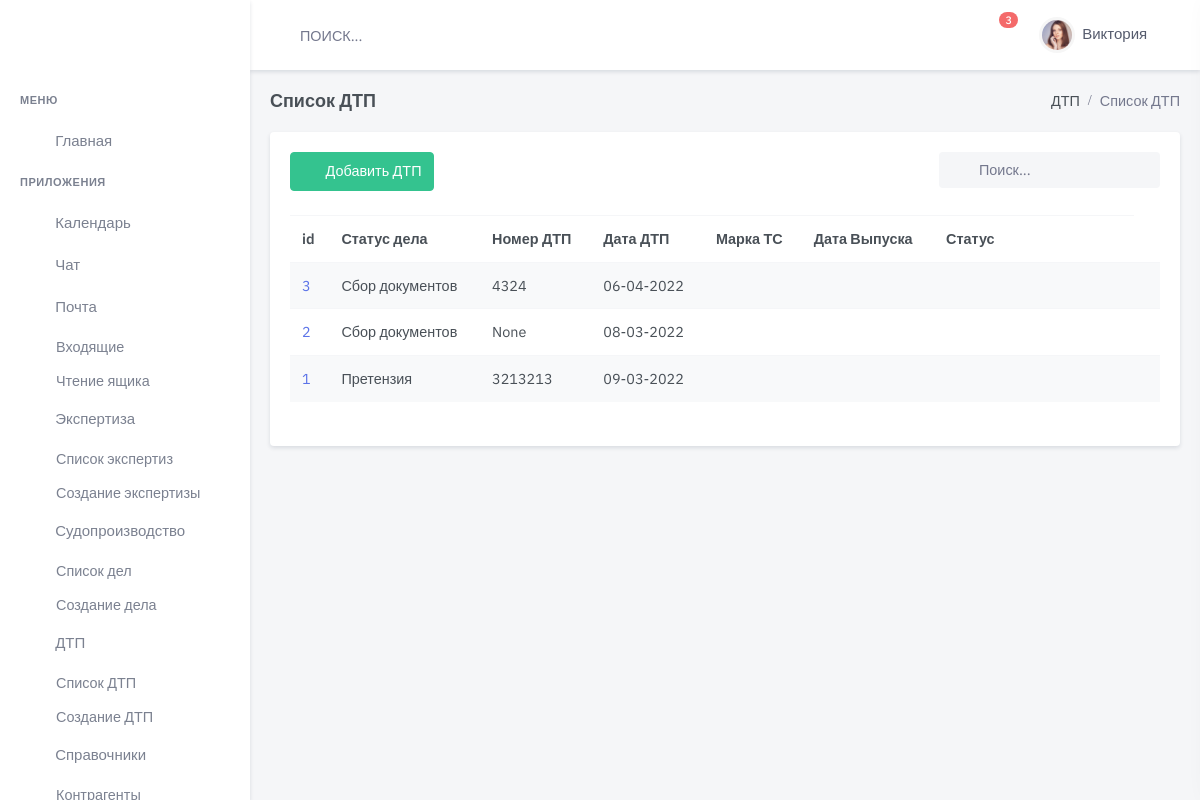
The page /accident/ on the database its author committed.
### accident/models.py (models this page shows, shortened)
class Accident(models.Model):
    status = models.ForeignKey(
        Status,
        on_delete=models.CASCADE,
        related_name='status_acc',
        blank=True,
        null=True, verbose_name='Статус  дела о ДТП')
    data = models.DateField(
        blank=True,
        null=True,
        default=None,
        verbose_name='Дата ДТП ')
    time = models.TimeField(
        blank=True,
        null=True,
        default=None,
        verbose_name='Время ДТП ')
    location_accident = models.CharField(
        max_length=400,
        blank=True,
        default=None,
        verbose_name='Место ДТП')
    number = models.CharField(
        max_length=24,
        blank=True,
        null=True,
        default=None,
        verbose_name='Номер протокола')
    dtp_doc = models.ForeignKey(
        AccidentDoc,
        on_delete=models.CASCADE,
        related_name='dtp_doc',
        blank=True,
        null=True, verbose_name='Документ Основание ')
    file_doc = models.FileField(
        upload_to='upload/protokol_doc/',
        null=True, default=None,
        verbose_name="Файл Основание",
        blank=True, )
    dtp_pos = models.ForeignKey(
        AccidentPos,
        on_delete=models.CASCADE,
        related_name='AccidentPos',
        blank=True,
        null=True,
        verbose_name='Документ Постановление ')
    file_pos = models.FileField(
        upload_to='upload/protokol_pos/',
        null=True,
        default=None,
        blank=True,
        verbose_name="Файл Постановление")
    court_info = models.ForeignKey(
        InfoCourt,
        on_delete=models.CASCADE,
        related_name='court_info',
        blank=True,
        null=True, verbose_name='Инфо о Судопроизводстве')
    data_insurance = models.DateField(
        blank=True,
        null=True,
        default=None,
        verbose_name='Дата обращения в Страховую')
    message = models.CharField(
        max_length=100000,
        blank=True,
        null=True,
        default=None,
        verbose_name='Комментарий')
    slug = models.SlugField(max_length=200, default=uuid.uuid1)
    is_active = models.BooleanField(default=True)
    created = models.DateTimeField(auto_now_add=True, auto_now=False)
    updated = models.DateTimeField(auto_now_add=False, auto_now=True)
    def __str__(self):
        return 'id {}, номер {}, место дтп {}, клиент{}'.format(self.id, self.number, self.location_accident,
                                    self.partner_accident.filter(type='True').first())
    class Meta:
        verbose_name = "ДТП  "
        verbose_name_plural = "ДТП"
        ordering = ['-created']

class Status(models.Model):
    name = models.CharField(
        max_length=100,
        blank=True,
        null=True,
        default=None,
        verbose_name='Наименование')
    comment = models.CharField(
        max_length=100,
        blank=True,
        null=True,
        default=None,
        verbose_name='Комментарий')
    is_active = models.BooleanField(default=True)
    created = models.DateTimeField(auto_now_add=True, auto_now=False)
    updated = models.DateTimeField(auto_now_add=False, auto_now=True)
    def __str__(self):
        return "%s" % self.name
    class Meta:
        verbose_name = 'Статус  дела о ДТП'
        verbose_name_plural = 'Статусы дела о ДТП'

### accident/views.py (the view)
# urls.py: path('', accident_list, name='accident-list'),
def accident_list(request):
    accident = Accident.objects.all()
    print(accident)
    return render(request,
                  'dist/accident/list.html',
                  {'accident': accident,
                   }
                  )

### client/models.py (called while the page is built)
    def __str__(self):
        return "%s" % self.name

    def __str__(self):
        return "%s" % self.status

### templates/dist/accident/list.html (shortened to what this page needs)
{% extends 'dist/index.html' %}
{% load static %}
{% block content %}
  <div class="main-content">
    <div class="page-content">
      <div class="container-fluid">
        <div class="row">
          <div class="col-12">
            <div class="page-title-box d-flex align-items-center justify-content-between">
              <h4 class="mb-0">Список ДТП</h4>
              <div class="page-title-right">
                <ol class="breadcrumb m-0">
                  <li class="breadcrumb-item"><a href="javascript: void(0);">ДТП</a></li>
                  <li class="breadcrumb-item active">Список ДТП</li>
                </ol>
              </div>
            </div>
          </div>
        </div>
        <div class="row">
          <div class="col-lg-12">
            <div class="card">
              <div class="card-body">
                <div class="row mb-2">
                  <div class="col-md-6">
                    <div class="mb-3">
                      <a href="{% url 'accident-new' %}" class="btn btn-success waves-effect waves-light">
                        <i class="mdi mdi-plus me-2"></i> Добавить ДТП</a>
                    </div>
                  </div>
                  <div class="col-md-6">
                    <div class="form-inline float-md-end mb-3">
                      <div class="search-box ms-2">
                        <div class="position-relative">
                          <input type="text" class="form-control rounded bg-light border-0" placeholder="Поиск...">
                          <i class="mdi mdi-magnify search-icon"></i>
                        </div>
                      </div>
                    </div>
                  </div>
                </div>
                <div class="table-responsive mb-4">
                  <table class="table table-striped table-nowrap mb-0">
                    <thead>
                    <tr>
                      <th scope="col">id</th>
                      <th scope="col">Статус дела</th>
                      <th scope="col">Номер ДТП</th>
                      <th scope="col">Дата ДТП</th>
                      <th scope="col">Марка ТС</th>
                      <th scope="col">Дата Выпуска</th>
                      <th scope="col" style="width: 200px;">Статус</th>
                    </tr>
                    </thead>
                    <tbody>
                    {% for item in accident %}
                      <tr>
                        <td>
                          <a href="/accident/edit/{{ item.id }}/">{{ item.id }}</a>
                        </td>
                        <td>{{ item.status }}</td>
                        <td>{{ item.number }}</td>
                        <td>{{ item.data |date:"d-m-Y" }}</td>
                        <td>{{ item.client.name }}</td>
                        <td>{{ item.car.date_made }}</td>
                        <td>{{ item.car.data_reg|date:"d-m-Y" }}</td>
                        <td>
                        </td>
                      </tr>
                    {% endfor %}
                    </tbody>
                  </table>
                </div>
              </div>
            </div>
          </div>
        </div>
      </div>
    </div>
  </div>
{% endblock content %}

### rows shown on the page
Accident: id "3", status "Сбор документов", number "4324", data "06-04-2022"
Accident: id "2", status "Сбор документов", number "None", data "08-03-2022"
Accident: id "1", status "Претензия", number "3213213", data "09-03-2022"
